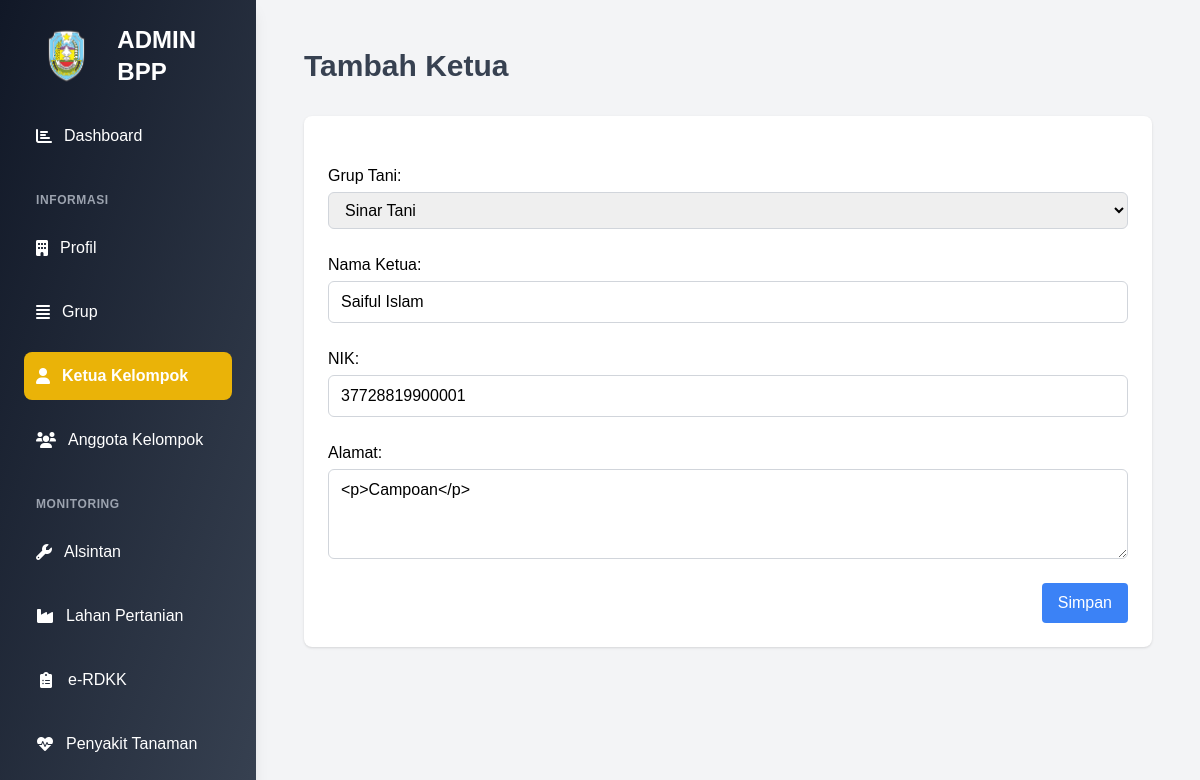
The page /administrator/edit-ketua/1 (signed in) on the database its author committed.
### administrator/models.py (models this page shows, shortened)
class KetuaPoktan(models.Model):
    grup = models.ForeignKey(Grup, on_delete=models.CASCADE, related_name='ketua_poktan')
    nama = models.CharField(max_length=100)
    nik = models.CharField(max_length=100, default="0000000000000000")
    alamat = RichTextField(blank=True, null=True)
    slug = models.SlugField(max_length=200,null=True,blank=True, unique=True)
    class Meta:
        verbose_name_plural ="Data Ketua Kelompok"

class Grup(models.Model):
    nama = models.CharField(max_length=100, unique=True)
    aktif = models.BooleanField(default=True)
    slug = models.SlugField(max_length=200, null=True,blank=True, unique=True)
    class Meta:
        verbose_name_plural ="Data Grup"
    def __str__(self):
        return self.nama

### administrator/views.py (the view)
# urls.py: path('edit-ketua/<str:pk>', views.editketuaadmin, name='editketuaadmin'),
@login_required(login_url='login')
def editketuaadmin(request, pk):
    ketua = get_object_or_404(KetuaPoktan, id=pk)
    if request.method == "POST":
        form = KetuaPoktanForm(request.POST, request.FILES, instance=ketua)
        if form.is_valid():
            form.save()
            return redirect('ketuaadmin')
        else:
            print(form.errors)  # Ini akan tampil di terminal
    else:
        form = KetuaPoktanForm(instance=ketua)
    return render(request, 'formketuaadmin.html', {
        "judul": "Edit KetuaPoktan",
        "menu": "ketua",
        "form": form
    })

### administrator/templates/formketuaadmin.html (shortened to what this page needs)
{% extends "baseadmin.html" %}
{% load static %}
{% block content %}
<div class="flex-1 p-6 transition-all duration-200 ease-in-out">
    <header class="mb-8">
        <h1 class="text-3xl font-bold text-gray-700">Tambah Ketua</h1>
    </header>
    <div class="bg-white shadow rounded-lg p-6">
        <form action="" method="post" enctype="multipart/form-data" class="space-y-6">
            {{ form.as_p }}
            <div class="flex justify-end">
                <button type="submit" class="bg-blue-500 text-white px-4 py-2 rounded hover:bg-blue-600">
                    Simpan
                </button>
            </div>
        </form>
    </div>
</div>
{% endblock content %}

### rows shown on the page
KetuaPoktan: grup "Sinar Tani", nik "37728819900001", alamat "<p>Campoan</p>"
Grup: nama "Saiful Islam"
